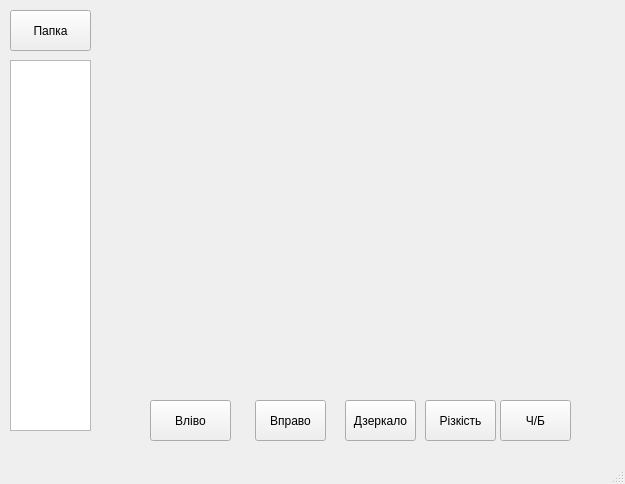
<?xml version="1.0" encoding="UTF-8"?>
<ui version="4.0">
 <class>MainWindow</class>
 <widget class="QMainWindow" name="MainWindow">
  <property name="geometry">
   <rect>
    <x>0</x>
    <y>0</y>
    <width>625</width>
    <height>484</height>
   </rect>
  </property>
  <property name="windowTitle">
   <string>MainWindow</string>
  </property>
  <widget class="QWidget" name="centralwidget">
   <widget class="QPushButton" name="pushButton">
    <property name="geometry">
     <rect>
      <x>10</x>
      <y>10</y>
      <width>81</width>
      <height>41</height>
     </rect>
    </property>
    <property name="text">
     <string>Папка</string>
    </property>
   </widget>
   <widget class="QPushButton" name="pushButton_2">
    <property name="geometry">
     <rect>
      <x>150</x>
      <y>400</y>
      <width>81</width>
      <height>41</height>
     </rect>
    </property>
    <property name="text">
     <string>Вліво</string>
    </property>
   </widget>
   <widget class="QPushButton" name="pushButton_3">
    <property name="geometry">
     <rect>
      <x>255</x>
      <y>400</y>
      <width>71</width>
      <height>41</height>
     </rect>
    </property>
    <property name="text">
     <string>Вправо</string>
    </property>
   </widget>
   <widget class="QPushButton" name="pushButton_4">
    <property name="geometry">
     <rect>
      <x>345</x>
      <y>400</y>
      <width>71</width>
      <height>41</height>
     </rect>
    </property>
    <property name="text">
     <string>Дзеркало</string>
    </property>
   </widget>
   <widget class="QPushButton" name="pushButton_5">
    <property name="geometry">
     <rect>
      <x>425</x>
      <y>400</y>
      <width>71</width>
      <height>41</height>
     </rect>
    </property>
    <property name="text">
     <string>Різкість</string>
    </property>
   </widget>
   <widget class="QPushButton" name="pushButton_6">
    <property name="geometry">
     <rect>
      <x>500</x>
      <y>400</y>
      <width>71</width>
      <height>41</height>
     </rect>
    </property>
    <property name="text">
     <string>Ч/Б</string>
    </property>
   </widget>
   <widget class="QListView" name="listView">
    <property name="geometry">
     <rect>
      <x>10</x>
      <y>60</y>
      <width>81</width>
      <height>371</height>
     </rect>
    </property>
   </widget>
   <widget class="QWidget" name="widget" native="true">
    <property name="geometry">
     <rect>
      <x>120</x>
      <y>30</y>
      <width>441</width>
      <height>351</height>
     </rect>
    </property>
   </widget>
  </widget>
  <widget class="QMenuBar" name="menubar">
   <property name="geometry">
    <rect>
     <x>0</x>
     <y>0</y>
     <width>625</width>
     <height>18</height>
    </rect>
   </property>
  </widget>
  <widget class="QStatusBar" name="statusbar"/>
 </widget>
 <resources/>
 <connections/>
</ui>
